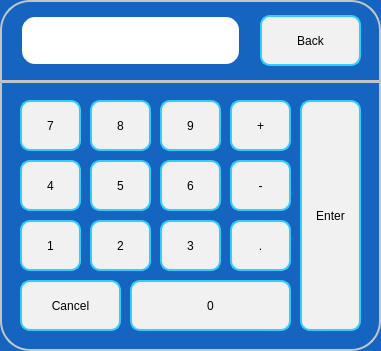
  <widget class="QFrame" name="frNum">
   <property name="geometry">
    <rect>
     <x>120</x>
     <y>680</y>
     <width>381</width>
     <height>351</height>
    </rect>
   </property>
   <property name="styleSheet">
    <string notr="true">	 border: 2px solid #C4C4C3;
    border-bottom-color: #C2C7CB; /* same as the pane color */
    border-radius: 30px;
color: rgb(0, 0, 0);
font: 75 16pt &quot;Roboto Medium&quot;;
background-color: rgb(21, 100, 192);</string>
   </property>
   <property name="frameShape">
    <enum>QFrame::StyledPanel</enum>
   </property>
   <property name="frameShadow">
    <enum>QFrame::Raised</enum>
   </property>
   <widget class="QPushButton" name="pbN1">
    <property name="geometry">
     <rect>
      <x>20</x>
      <y>220</y>
      <width>61</width>
      <height>51</height>
     </rect>
    </property>
    <property name="focusPolicy">
     <enum>Qt::NoFocus</enum>
    </property>
    <property name="styleSheet">
     <string notr="true">background-color: rgb(241, 241, 241);
border-width: 2px;
border-color:  rgb(51, 204, 255);
border-style: solid;
border-radius: 10;
color: rgb(0, 0, 0);
font: 75 16pt &quot;Roboto Medium&quot;;</string>
    </property>
    <property name="text">
     <string>1</string>
    </property>
   </widget>
   <widget class="QPushButton" name="pbN2">
    <property name="geometry">
     <rect>
      <x>90</x>
      <y>220</y>
      <width>61</width>
      <height>51</height>
     </rect>
    </property>
    <property name="focusPolicy">
     <enum>Qt::NoFocus</enum>
    </property>
    <property name="styleSheet">
     <string notr="true">background-color: rgb(241, 241, 241);
border-width: 2px;
border-color:  rgb(51, 204, 255);
border-style: solid;
border-radius: 10;
color: rgb(0, 0, 0);
font: 75 16pt &quot;Roboto Medium&quot;;</string>
    </property>
    <property name="text">
     <string>2</string>
    </property>
   </widget>
   <widget class="QPushButton" name="pbN3">
    <property name="geometry">
     <rect>
      <x>160</x>
      <y>220</y>
      <width>61</width>
      <height>51</height>
     </rect>
    </property>
    <property name="focusPolicy">
     <enum>Qt::NoFocus</enum>
    </property>
    <property name="styleSheet">
     <string notr="true">background-color: rgb(241, 241, 241);
border-width: 2px;
border-color:  rgb(51, 204, 255);
border-style: solid;
border-radius: 10;
color: rgb(0, 0, 0);
font: 75 16pt &quot;Roboto Medium&quot;;</string>
    </property>
    <property name="text">
     <string>3</string>
    </property>
   </widget>
   <widget class="QPushButton" name="pbN4">
    <property name="geometry">
     <rect>
      <x>20</x>
      <y>160</y>
      <width>61</width>
      <height>51</height>
     </rect>
    </property>
    <property name="focusPolicy">
     <enum>Qt::NoFocus</enum>
    </property>
    <property name="styleSheet">
     <string notr="true">background-color: rgb(241, 241, 241);
border-width: 2px;
border-color:  rgb(51, 204, 255);
border-style: solid;
border-radius: 10;
color: rgb(0, 0, 0);
font: 75 16pt &quot;Roboto Medium&quot;;</string>
    </property>
    <property name="text">
     <string>4</string>
    </property>
   </widget>
   <widget class="QPushButton" name="pbN5">
    <property name="geometry">
     <rect>
      <x>90</x>
      <y>160</y>
      <width>61</width>
      <height>51</height>
     </rect>
    </property>
    <property name="focusPolicy">
     <enum>Qt::NoFocus</enum>
    </property>
    <property name="styleSheet">
     <string notr="true">background-color: rgb(241, 241, 241);
border-width: 2px;
border-color:  rgb(51, 204, 255);
border-style: solid;
border-radius: 10;
color: rgb(0, 0, 0);
font: 75 16pt &quot;Roboto Medium&quot;;</string>
    </property>
    <property name="text">
     <string>5</string>
    </property>
   </widget>
   <widget class="QPushButton" name="pbN6">
    <property name="geometry">
     <rect>
      <x>160</x>
      <y>160</y>
      <width>61</width>
      <height>51</height>
     </rect>
    </property>
    <property name="focusPolicy">
     <enum>Qt::NoFocus</enum>
    </property>
    <property name="styleSheet">
     <string notr="true">background-color: rgb(241, 241, 241);
border-width: 2px;
border-color:  rgb(51, 204, 255);
border-style: solid;
border-radius: 10;
color: rgb(0, 0, 0);
font: 75 16pt &quot;Roboto Medium&quot;;</string>
    </property>
    <property name="text">
     <string>6</string>
    </property>
   </widget>
   <widget class="QPushButton" name="pbN7">
    <property name="geometry">
     <rect>
      <x>20</x>
      <y>100</y>
      <width>61</width>
      <height>51</height>
     </rect>
    </property>
    <property name="focusPolicy">
     <enum>Qt::NoFocus</enum>
    </property>
    <property name="styleSheet">
     <string notr="true">background-color: rgb(241, 241, 241);
border-width: 2px;
border-color:  rgb(51, 204, 255);
border-style: solid;
border-radius: 10;
color: rgb(0, 0, 0);
font: 75 16pt &quot;Roboto Medium&quot;;</string>
    </property>
    <property name="text">
     <string>7</string>
    </property>
   </widget>
   <widget class="QPushButton" name="pbN8">
    <property name="geometry">
     <rect>
      <x>90</x>
      <y>100</y>
      <width>61</width>
      <height>51</height>
     </rect>
    </property>
    <property name="focusPolicy">
     <enum>Qt::NoFocus</enum>
    </property>
    <property name="styleSheet">
     <string notr="true">background-color: rgb(241, 241, 241);
border-width: 2px;
border-color:  rgb(51, 204, 255);
border-style: solid;
border-radius: 10;
color: rgb(0, 0, 0);
font: 75 16pt &quot;Roboto Medium&quot;;</string>
    </property>
    <property name="text">
     <string>8</string>
    </property>
   </widget>
   <widget class="QPushButton" name="pbN9">
    <property name="geometry">
     <rect>
      <x>160</x>
      <y>100</y>
      <width>61</width>
      <height>51</height>
     </rect>
    </property>
    <property name="focusPolicy">
     <enum>Qt::NoFocus</enum>
    </property>
    <property name="styleSheet">
     <string notr="true">background-color: rgb(241, 241, 241);
border-width: 2px;
border-color:  rgb(51, 204, 255);
border-style: solid;
border-radius: 10;
color: rgb(0, 0, 0);
font: 75 16pt &quot;Roboto Medium&quot;;</string>
    </property>
    <property name="text">
     <string>9</string>
    </property>
   </widget>
   <widget class="QPushButton" name="pbN0">
    <property name="geometry">
     <rect>
      <x>130</x>
      <y>280</y>
      <width>161</width>
      <height>51</height>
     </rect>
    </property>
    <property name="focusPolicy">
     <enum>Qt::NoFocus</enum>
    </property>
    <property name="styleSheet">
     <string notr="true">background-color: rgb(241, 241, 241);
border-width: 2px;
border-color:  rgb(51, 204, 255);
border-style: solid;
border-radius: 10;
color: rgb(0, 0, 0);
font: 75 16pt &quot;Roboto Medium&quot;;</string>
    </property>
    <property name="text">
     <string>0</string>
    </property>
   </widget>
   <widget class="QPushButton" name="pbNdot">
    <property name="geometry">
     <rect>
      <x>230</x>
      <y>220</y>
      <width>61</width>
      <height>51</height>
     </rect>
    </property>
    <property name="focusPolicy">
     <enum>Qt::NoFocus</enum>
    </property>
    <property name="styleSheet">
     <string notr="true">background-color: rgb(241, 241, 241);
border-width: 2px;
border-color:  rgb(51, 204, 255);
border-style: solid;
border-radius: 10;
color: rgb(0, 0, 0);
font: 75 16pt &quot;Roboto Medium&quot;;</string>
    </property>
    <property name="text">
     <string>.</string>
    </property>
   </widget>
   <widget class="QPushButton" name="pbNplus">
    <property name="geometry">
     <rect>
      <x>230</x>
      <y>100</y>
      <width>61</width>
      <height>51</height>
     </rect>
    </property>
    <property name="focusPolicy">
     <enum>Qt::NoFocus</enum>
    </property>
    <property name="styleSheet">
     <string notr="true">background-color: rgb(241, 241, 241);
border-width: 2px;
border-color:  rgb(51, 204, 255);
border-style: solid;
border-radius: 10;
color: rgb(0, 0, 0);
font: 75 16pt &quot;Roboto Medium&quot;;</string>
    </property>
    <property name="text">
     <string>+</string>
    </property>
   </widget>
   <widget class="QPushButton" name="pbNminus">
    <property name="geometry">
     <rect>
      <x>230</x>
      <y>160</y>
      <width>61</width>
      <height>51</height>
     </rect>
    </property>
    <property name="focusPolicy">
     <enum>Qt::NoFocus</enum>
    </property>
    <property name="styleSheet">
     <string notr="true">background-color: rgb(241, 241, 241);
border-width: 2px;
border-color:  rgb(51, 204, 255);
border-style: solid;
border-radius: 10;
color: rgb(0, 0, 0);
font: 75 16pt &quot;Roboto Medium&quot;;</string>
    </property>
    <property name="text">
     <string>-</string>
    </property>
   </widget>
   <widget class="QPushButton" name="pbNcancel">
    <property name="geometry">
     <rect>
      <x>20</x>
      <y>280</y>
      <width>101</width>
      <height>51</height>
     </rect>
    </property>
    <property name="focusPolicy">
     <enum>Qt::NoFocus</enum>
    </property>
    <property name="styleSheet">
     <string notr="true">background-color: rgb(241, 241, 241);
border-width: 2px;
border-color:  rgb(51, 204, 255);
border-style: solid;
border-radius: 10;
color: rgb(0, 0, 0);
font: 75 16pt &quot;Roboto Medium&quot;;</string>
    </property>
    <property name="text">
     <string>Cancel</string>
    </property>
   </widget>
   <widget class="QPushButton" name="pbNenter">
    <property name="geometry">
     <rect>
      <x>300</x>
      <y>100</y>
      <width>61</width>
      <height>231</height>
     </rect>
    </property>
    <property name="focusPolicy">
     <enum>Qt::NoFocus</enum>
    </property>
    <property name="styleSheet">
     <string notr="true">background-color: rgb(241, 241, 241);
border-width: 2px;
border-color:  rgb(51, 204, 255);
border-style: solid;
border-radius: 10;
color: rgb(0, 0, 0);
font: 75 16pt &quot;Roboto Medium&quot;;</string>
    </property>
    <property name="text">
     <string>Enter</string>
    </property>
   </widget>
   <widget class="QPushButton" name="pbNback">
    <property name="geometry">
     <rect>
      <x>260</x>
      <y>15</y>
      <width>101</width>
      <height>51</height>
     </rect>
    </property>
    <property name="focusPolicy">
     <enum>Qt::NoFocus</enum>
    </property>
    <property name="styleSheet">
     <string notr="true">background-color: rgb(241, 241, 241);
border-width: 2px;
border-color:  rgb(51, 204, 255);
border-style: solid;
border-radius: 10;
color: rgb(0, 0, 0);
font: 75 16pt &quot;Roboto Medium&quot;;</string>
    </property>
    <property name="text">
     <string>Back</string>
    </property>
   </widget>
   <widget class="QLineEdit" name="leNinput">
    <property name="geometry">
     <rect>
      <x>20</x>
      <y>15</y>
      <width>221</width>
      <height>51</height>
     </rect>
    </property>
    <property name="focusPolicy">
     <enum>Qt::ClickFocus</enum>
    </property>
    <property name="contextMenuPolicy">
     <enum>Qt::NoContextMenu</enum>
    </property>
    <property name="styleSheet">
     <string notr="true">QLineEdit { 
	padding: 1px 18px 1px 10px;
	background-color: rgb(255,255,255);
	border-width: 2px;
	border-color: rgb(21, 100, 192);
	border-style: solid;
	border-radius: 15;
	color: rgb(0, 0, 0);
	font: 75 16pt &quot;Roboto Medium&quot;;
}
QLineEdit:read-only {
	background-color: rgb(245,245,245);
}
QLineEdit[error=true] {
border-color: red;
}
QLineEdit[error=false] {
border-color: rgb(21, 100, 192);
}</string>
    </property>
    <property name="text">
     <string/>
    </property>
    <property name="maxLength">
     <number>50</number>
    </property>
   </widget>
   <widget class="Line" name="line_2">
    <property name="geometry">
     <rect>
      <x>0</x>
      <y>80</y>
      <width>581</width>
      <height>3</height>
     </rect>
    </property>
    <property name="orientation">
     <enum>Qt::Horizontal</enum>
    </property>
   </widget>
  </widget>
